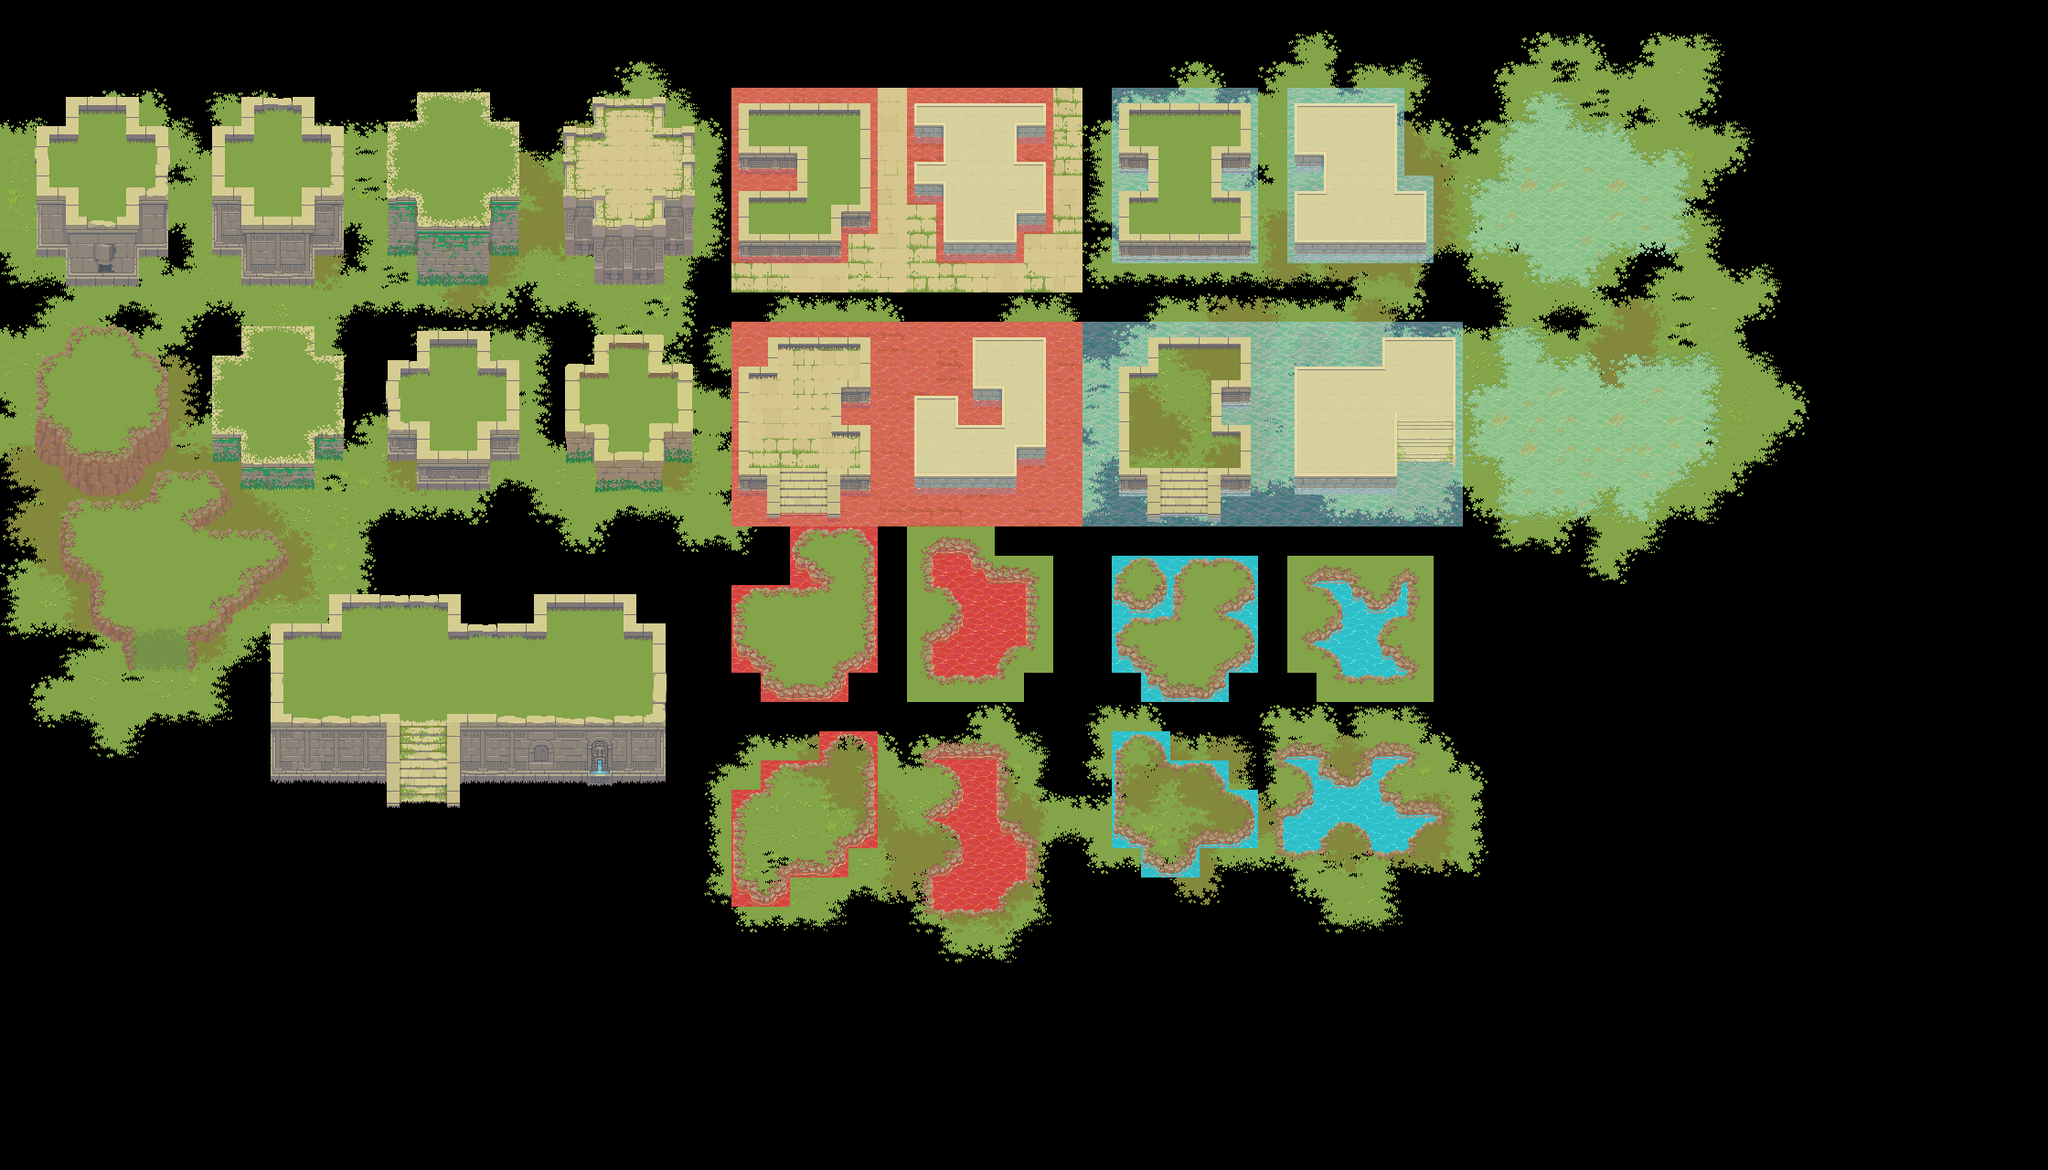

This is a level from a 2D game, rendered from its Tiled map with the project's own tilesets. A one-line summary and the map file follow, with tile-layer data summarised:
An orthogonal 70x40 tile map with 32x32 px tiles, 6 tile layers (terrain1, terrain2, terrain3, animated terrain tiles, ...), 1 hidden layer not drawn, 18 tilesets.

<map version="1.9" tiledversion="1.9.2" orientation="orthogonal" renderorder="right-down" width="70" height="40" tilewidth="32" tileheight="32" infinite="0" nextlayerid="15" nextobjectid="1">
 <properties>
  <property name="AutomappingRadius" type="int" value="4" />
 </properties>
 <tileset firstgid="1" source="Tilesets/Terrain - Ancient Ruins.tsx" />
 <tileset firstgid="2210" source="Tilesets/Ancient Ruins-Tileset - wall 1.tsx" />
 <tileset firstgid="2450" source="Tilesets/Ancient Ruins-Tileset - wall 3.tsx" />
 <tileset firstgid="2690" source="Tilesets/Ancient Ruins-Tileset - wall 4.tsx" />
 <tileset firstgid="2930" source="Tilesets/Ancient Ruins-Tileset - wall 5.tsx" />
 <tileset firstgid="3170" source="Tilesets/Ancient Ruins-Tileset - wall 6.tsx" />
 <tileset firstgid="3410" source="Tilesets/Ancient Ruins-Tileset - wall 7.tsx" />
 <tileset firstgid="3650" source="Tilesets/Ancient Ruins-Tileset - wall 8.tsx" />
 <tileset firstgid="3890" source="Tilesets/Ancient Ruins-Animated Terrains-16 frames.tsx" />
 <tileset firstgid="6230" source="Tilesets/Ancient Ruins-Animated Terrains-16 frames-with transparency.tsx" />
 <tileset firstgid="8570" source="Tilesets/Ancient Ruins-Animated Terrains-8 frames.tsx" />
 <tileset firstgid="9527" source="Tilesets/Ancient Ruins-Animated Terrains-8 frames-with transparency.tsx" />
 <tileset firstgid="10484" source="Tilesets/Ancient Ruins-Animated Terrains2-16 frames.tsx" />
 <tileset firstgid="12824" source="Tilesets/Ancient Ruins-Animated Terrains2-8 frames.tsx" />
 <tileset firstgid="13781" source="Tilesets/Ancient Ruins-Animated Terrains2-8 frames-with transparency.tsx" />
 <tileset firstgid="14738" source="Tilesets/Ancient Ruins-Animated Terrains2-16 frames-with transparency.tsx" />
 <tileset firstgid="17078" source="Tilesets/Ancient Ruins-Tileset-Terrain2.tsx" />
 <tileset firstgid="21108" source="Tilesets/Ancient Ruins-Tileset - wall 2.tsx" />
 <layer id="13" name="terrain0" width="70" height="40" visible="0">
  <data>[2800 cells, 2800 non-empty, 120 distinct tile ids]</data>
 </layer>
 <layer id="11" name="terrain1" width="70" height="40">
  <data>[2800 cells, 1037 non-empty, 182 distinct tile ids]</data>
 </layer>
 <layer id="12" name="terrain2" width="70" height="40">
  <data>[2800 cells, 317 non-empty, 60 distinct tile ids]</data>
 </layer>
 <layer id="14" name="terrain3" width="70" height="40">
  <data>[2800 cells, 207 non-empty, 87 distinct tile ids]</data>
 </layer>
 <layer id="10" name="animated terrain tiles" width="70" height="40">
  <data>[2800 cells, 580 non-empty, 322 distinct tile ids]</data>
 </layer>
 <layer id="1" name="walls-1-2-3-4" width="70" height="40">
  <data>[2800 cells, 220 non-empty, 141 distinct tile ids]</data>
 </layer>
 <layer id="6" name="walls-5-6-7-8" width="70" height="40">
  <data>[2800 cells, 104 non-empty, 81 distinct tile ids]</data>
 </layer>
</map>
